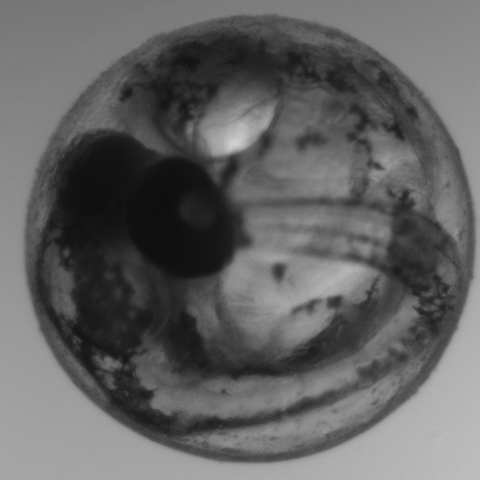
#> input picture data/test/images/Video-21/-A011--PO01--LO001--CO6--SL007--PX32500--PW0100--IN0020--TM210--X104529--Y011155--Z213909--T0000143397--WE00011.tif, 480 x 480 px, found by its file name; its folder holds only this picture in this run
$ python increase_contrast.py
#> lines starting #> are read from the running program, lines starting #| are printed output that depends on the picture
import os
from PIL import Image
import cv2

images_dir = '/home/ben/PycharmProjects/pythonProject/yolov5/FishYolo/cropped_480/images/'
new_images_dir = '/home/ben/PycharmProjects/pythonProject/yolov5/FishYolo/images_480_contrast/'

for video in os.listdir(images_dir):
    video_dir = images_dir + video + '/'
    print(f'process video: {video}')
    for image in os.listdir(video_dir):
        if not os.path.isdir(new_images_dir + video):
            os.makedirs(new_images_dir + video)
        image_path = video_dir + image
        im = cv2.imread(image_path, cv2.IMREAD_GRAYSCALE)
#> im is the input picture: shape (480, 480); min 14, max 215, mean 98.3
        clahe = cv2.createCLAHE(clipLimit=2.0, tileGridSize=(8, 8))
        im = clahe.apply(im)
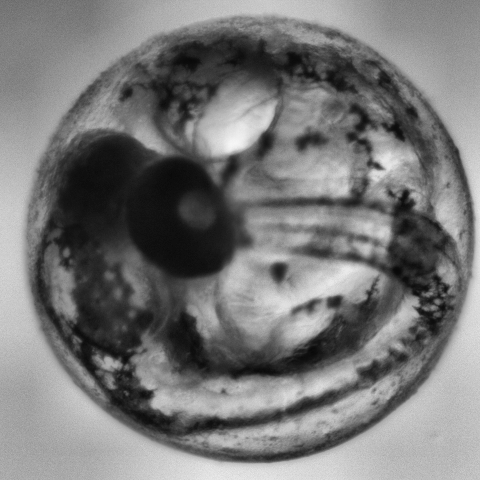
#> im: shape (480, 480); min 8, max 247, mean 119.6
        cv2.imwrite(new_images_dir + video + '/' + image, im)
